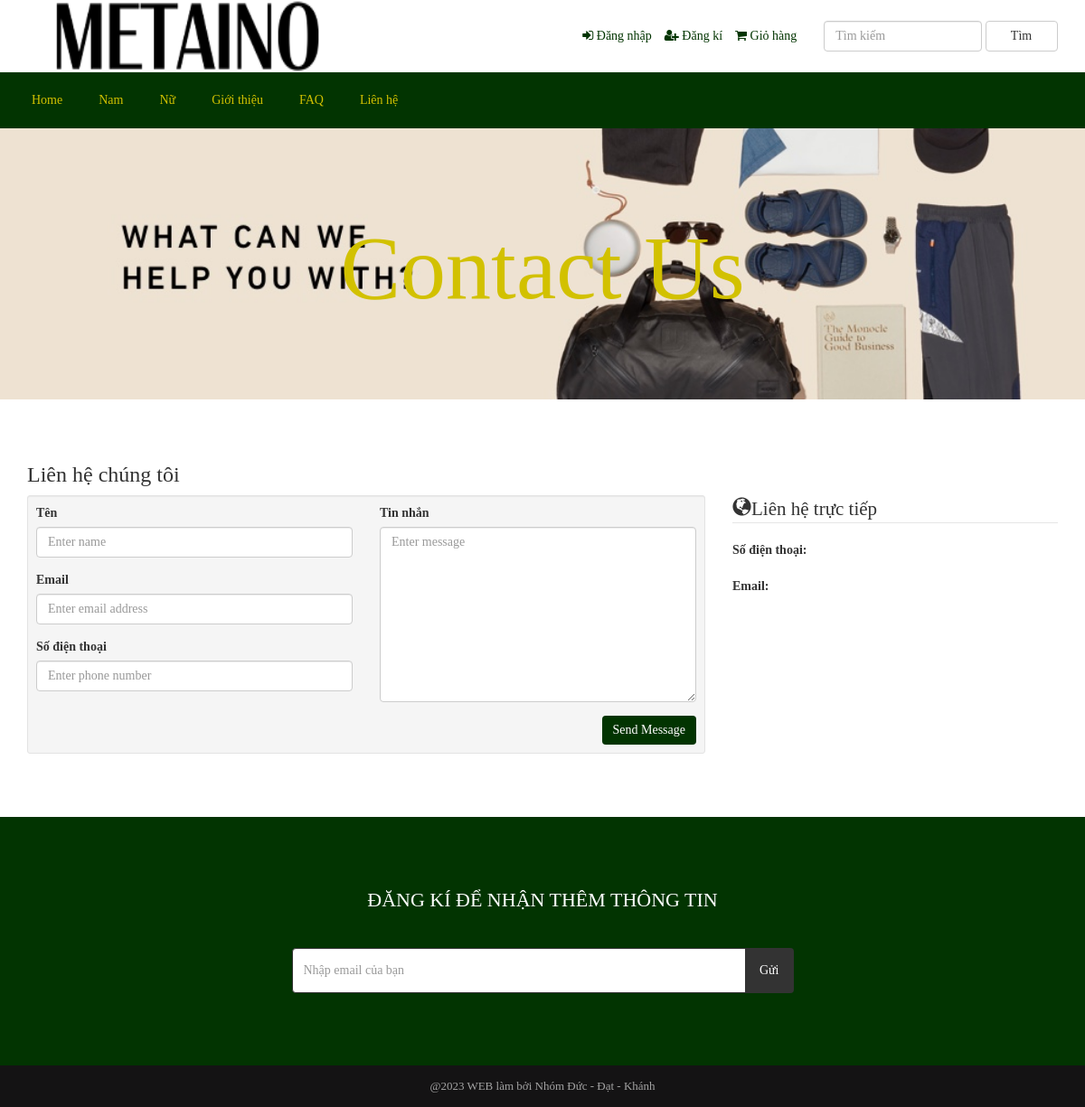
Screenshot of /contact.php (signed in) with the database file from the repository.
### tables this page shows
CREATE TABLE `tbl_top_category` (
  `tcat_id` int(11) NOT NULL,
  `tcat_name` varchar(255) NOT NULL,
  `show_on_menu` int(11) NOT NULL
);

CREATE TABLE `tbl_page` (
  `id` int(11) NOT NULL,
  `about_title` varchar(255) NOT NULL,
  `about_content` text NOT NULL,
  `about_banner` varchar(255) NOT NULL,
  `about_meta_title` varchar(255) NOT NULL,
  `about_meta_keyword` text NOT NULL,
  `about_meta_description` text NOT NULL,
  `faq_title` varchar(255) NOT NULL,
  `faq_banner` varchar(255) NOT NULL,
  `faq_meta_title` varchar(255) NOT NULL,
  `faq_meta_keyword` text NOT NULL,
  `faq_meta_description` text NOT NULL,
  `blog_title` varchar(255) NOT NULL,
  `blog_banner` varchar(255) NOT NULL,
  `blog_meta_title` varchar(255) NOT NULL,
  `blog_meta_keyword` text NOT NULL,
  `blog_meta_description` text NOT NULL,
  `contact_title` varchar(255) NOT NULL,
  `contact_banner` varchar(255) NOT NULL,
  `contact_meta_title` varchar(255) NOT NULL,
  `contact_meta_keyword` text NOT NULL,
  `contact_meta_description` text NOT NULL,
  `pgallery_title` varchar(255) NOT NULL,
  `pgallery_banner` varchar(255) NOT NULL,
  `pgallery_meta_title` varchar(255) NOT NULL,
  `pgallery_meta_keyword` text NOT NULL,
  `pgallery_meta_description` text NOT NULL,
  `vgallery_title` varchar(255) NOT NULL,
  `vgallery_banner` varchar(255) NOT NULL,
  `vgallery_meta_title` varchar(255) NOT NULL,
  `vgallery_meta_keyword` text NOT NULL,
  `vgallery_meta_description` text NOT NULL
);

### contact.php (the view, shortened to what this page needs)
<?php require_once('header.php'); ?>
<?php
$statement = $pdo->prepare("SELECT * FROM tbl_page WHERE id=1");
$statement->execute();
$result = $statement->fetchAll(PDO::FETCH_ASSOC);
foreach ($result as $row) {
    $contact_title = $row['contact_title'];
    $contact_banner = $row['contact_banner'];
}
?>
<div class="page-banner" style="background-image: url(assets/uploads/<?php echo $contact_banner; ?>);">
    <div class="inner">
        <h1><?php echo $contact_title; ?></h1>
    </div>
</div>
<div class="page">
    <div class="container">
        <div class="row">
            <div class="col-md-12">
                <h3>Liên hệ chúng tôi</h3>
                <div class="row cform">
                    <div class="col-md-8">
                        <div class="well well-sm">
                            <form action="" method="post">
                            <div class="row">
                                <div class="col-md-6">
                                    <div class="form-group">
                                        <label for="name">Tên</label>
                                        <input type="text" class="form-control" name="visitor_name" placeholder="Enter name">
                                    </div>
                                    <div class="form-group">
                                        <label for="email">Email</label>
                                        <input type="email" class="form-control" name="visitor_email" placeholder="Enter email address">
                                    </div>
                                    <div class="form-group">
                                        <label for="email">Số điện thoại</label>
                                        <input type="text" class="form-control" name="visitor_phone" placeholder="Enter phone number">
                                    </div>
                                </div>
                                <div class="col-md-6">
                                    <div class="form-group">
                                        <label for="name">Tin nhắn</label>
                                        <textarea name="visitor_message" class="form-control" rows="9" cols="25" placeholder="Enter message"></textarea>
                                    </div>
                                </div>
                                <div class="col-md-12">
                                    <input type="submit" value="Send Message" class="btn btn-primary pull-right" name="form_contact">
                                </div>
                            </div>
                            </form>
                        </div>
                    </div>
                    <div class="col-md-4">
                        <legend><span class="glyphicon glyphicon-globe"></span>Liên hệ trực tiếp</legend>
                        <address>
                            <strong>Số điện thoại:</strong><br>
                        </address>
                        <address>
                            <strong>Email:</strong><br>
                        </address>
                    </div>
                </div>
            </div>
        </div>
    </div>
</div>
<?php require_once('footer.php'); ?>

### header.php (shortened to what this page needs)
<?php
include("admin/inc/config.php");
?>
<!DOCTYPE html>
<html lang="en">
<head>
	<link rel="stylesheet" href="assets/css/bootstrap.min.css">
	<link rel="stylesheet" href="assets/css/font-awesome.min.css">
	<link rel="stylesheet" href="assets/css/owl.carousel.min.css">
	<link rel="stylesheet" href="assets/css/owl.theme.default.min.css">
	<link rel="stylesheet" href="assets/css/jquery.bxslider.min.css">
    <link rel="stylesheet" href="assets/css/magnific-popup.css">
    <link rel="stylesheet" href="assets/css/rating.css">
	<link rel="stylesheet" href="assets/css/spacing.css">
	<link rel="stylesheet" href="assets/css/bootstrap-touch-slider.css">
	<link rel="stylesheet" href="assets/css/animate.min.css">
	<link rel="stylesheet" href="assets/css/tree-menu.css">
	<link rel="stylesheet" href="assets/css/select2.min.css">
	<link rel="stylesheet" href="assets/css/main1.css">
	<link rel="stylesheet" href="assets/css/responsive.css">
	<?php
	$statement = $pdo->prepare("SELECT * FROM tbl_page WHERE id=1");
	$statement->execute();
	$result = $statement->fetchAll(PDO::FETCH_ASSOC);
		?>
</head>
<body>
<div class="header">
	<div class="container">
		<div class="row inner">
			<div class="col-md-4 logo">
				<a href="index.php"><img src="assets/uploads/metaino.png" alt="logo image"></a>
			</div>
			<div class="col-md-5 right">
				<ul>
					<?php
					if(isset($_SESSION['customer'])) {
						?>
						<li><i class="fa fa-user"></i> <?php echo LANG_VALUE_13; ?> <?php echo $_SESSION['customer']['cust_name']; ?></li>
						<li><a href="dashboard.php"><i class="fa fa-home"></i> <?php echo LANG_VALUE_89; ?></a></li>
						<?php
					} else {
						?>
						<li><a href="login.php"><i class="fa fa-sign-in"></i> Đăng nhập</a></li>
						<li><a href="registration.php"><i class="fa fa-user-plus"></i> Đăng kí</a></li>
						<?php
					}
					?>
					<li><a href="cart.php"><i class="fa fa-shopping-cart"></i> Giỏ hàng </a></li>
				</ul>
			</div>
			<div class="col-md-3 search-area">
				<form class="navbar-form navbar-left" role="search" action="search-result.php" method="get">
					<div class="form-group">
						<input type="text" class="form-control search-top" placeholder="Tìm kiếm" name="search_text">
					</div>
					<button type="submit" class="btn btn-default">Tìm</button>
				</form>
			</div>
		</div>
	</div>
</div>
<div class="nav">
	<div class="container">
		<div class="row">
			<div class="col-md-12 pl_0 pr_0">
				<div class="menu-container">
					<div class="menu">
						<ul>
							<li><a href="index.php">Home</a></li>
							<?php
							$statement = $pdo->prepare("SELECT * FROM tbl_top_category WHERE show_on_menu=1");
							$statement->execute();
							$result = $statement->fetchAll(PDO::FETCH_ASSOC);
							foreach ($result as $row) {
								?>
								<li><a href="product-category.php?id=<?php echo $row['tcat_id']; ?>&type=top-category"><?php echo $row['tcat_name']; ?></a>
								</li>
								<?php
							}
							?>
							<li><a href="about.php">Giới thiệu</a></li>
							<li><a href="faq.php">FAQ</a></li>
							<li><a href="contact.php">Liên hệ</a></li>
						</ul>
					</div>
				</div>
			</div>
		</div>
	</div>
</div>

### assets/css/main1.css (style rules this page uses)
* { margin: 0; padding: 0; }
body { font-family: 'UTM Avo'; font-size: 14px; }
h1, h2, h3, h4, h5, h6 { font-family: 'UTM Avo' }
a { text-decoration: none; }
.header { width: 100%; height: auto; background: #fff; }
.header .inner { height: auto; display: table; }
.header .logo { float: none; display: table-cell; vertical-align: middle; }
.header .logo img { max-width: 100%; height: 80px; }
.header .navbar-form .form-control { width: 300px; }
.header .search-area { float: none; display: table-cell; vertical-align: middle; }
.header .search-area .form-group { width: calc(100% - 84px); }
.header .search-area button { width: 80px; }
.header .search-area form { width: 100%; }
.header .right { float: none; display: table-cell; vertical-align: middle; padding-right: 0; }
.header .right ul { float: right; margin-bottom: 0; }
.header .right ul li { list-style-type: none; float: left; margin-left: 14px; color: #023401; }
.header .right ul li a { color: #023401; }
.header .navbar-form .search-top { width: 100%; }
.nav { background: #023401; }
.menu-dropdown-icon:before { content: "\f067"; font-family: "FontAwesome"; display: none; cursor: pointer; float: right; padding: 1.5em 2em; background: #fff; color: #333; }
.menu > ul { margin: 0 auto; width: 100%; list-style: none; padding: 0; position: relative; box-sizing: border-box; }
.menu > ul:before, .menu > ul:after { content: ""; display: table; }
.menu > ul:after { clear: both; }
.menu > ul > li { float: left; padding: 0; margin: 0; }
.menu > ul > li a { text-decoration: none; padding: 1.5em 20px; display: block; color: #d2c100; }
.page-banner { width: 100%; height: auto; background-repeat: no-repeat; background-position: center center; -webkit-background-size: cover; background-size: cover; position: relative; padding-top: 80px; padding-bottom: 80px; overflow: hidden; }
.page-banner h1 { color: #d2c100; font-size: 100px; text-align: center; z-index: 999; position: relative; }
.page { width: 100%; height: auto; padding-top: 50px; padding-bottom: 50px; }
.cform input[type="submit"] { background: #023401; border: 0; }

### assets/css/responsive.css (style rules this page uses)
@media only screen and (min-width: 992px) { .header .inner { width: 100%; } }
@media only screen and (min-width: 992px) { .header .search-area { padding-right: 0; } }
@media only screen and (min-width: 992px) { .header .search-area form { padding-right: 0; } }
@media only screen and (min-width: 992px) { .header .container { padding-right: 0; } }

### rows the page displays
tbl_top_category: tcat_name "Nam"
tbl_top_category: tcat_name "Nữ"
tbl_page: contact_banner (picture), contact_title "Contact Us"
